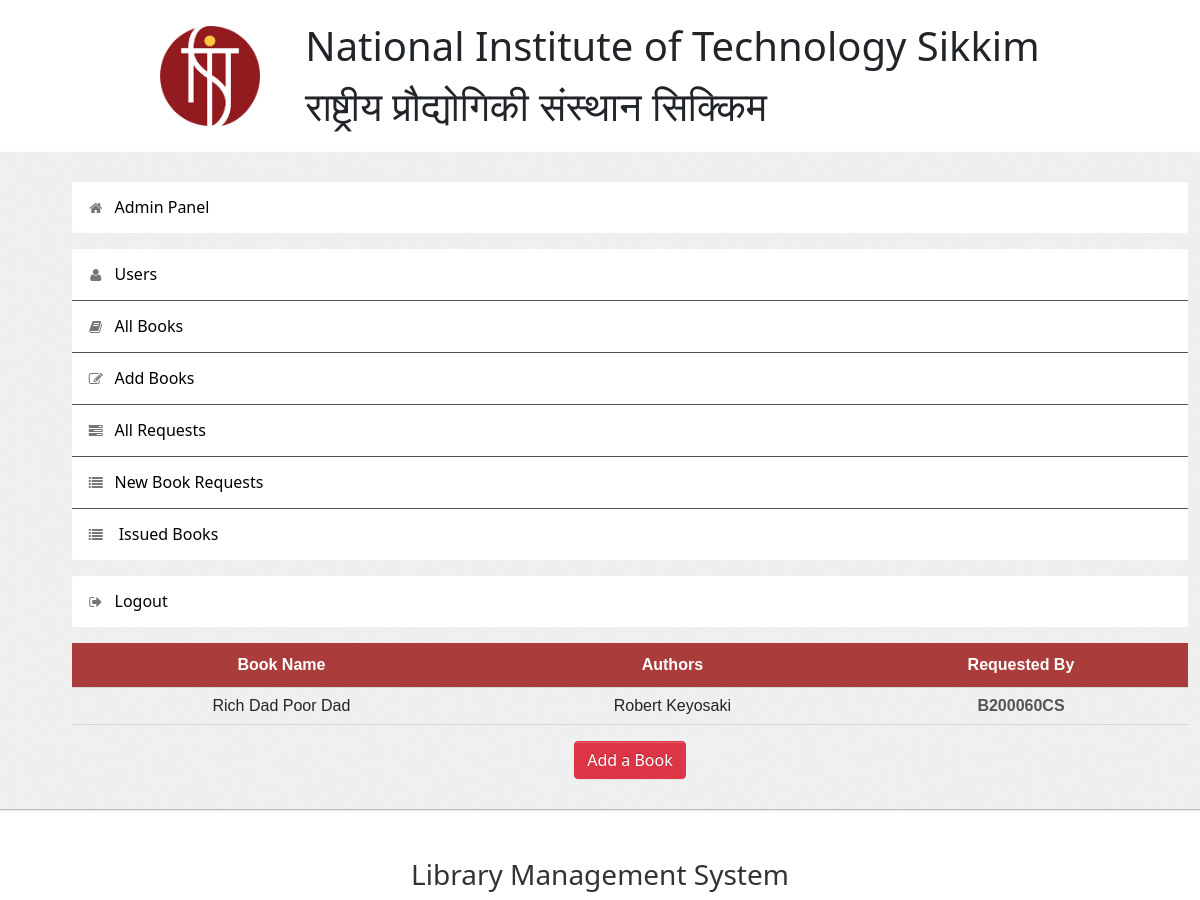
Screenshot of /admin/recommendations.php (signed in) with the database file from the repository.
### tables this page shows
CREATE TABLE `new_book_requests` (
  `recommendation_id` int(100) NOT NULL,
  `Book_Name` varchar(50) DEFAULT NULL,
  `Authors` varchar(255) DEFAULT NULL,
  `RollNo` varchar(50) DEFAULT NULL
);

### admin/recommendations.php (the view, shortened to what this page needs)
<?php
require('dbconn.php');
?>
<?php
if ($_SESSION['RollNo']) {
    ?>
<!DOCTYPE html>
<html lang="en">
    <head>
        <link type="text/css" href="bootstrap/css/bootstrap.min.css" rel="stylesheet">
        <link type="text/css" href="bootstrap/css/bootstrap-responsive.min.css" rel="stylesheet">
        <link type="text/css" href="css/theme.css" rel="stylesheet">
        <link type="text/css" href="images/icons/css/font-awesome.css" rel="stylesheet">
            <link href="https://cdn.jsdelivr.net/npm/bootstrap@5.0.2/dist/css/bootstrap.min.css" rel="stylesheet">
    </head>
    <body>
    <?php
include('../clg-nav.php') ;
?>
        <div class="wrapper">
            <div class="container">
                <div class="row">
                    <div class="span3">
                    <div class="sidebar">
                        <ul class="widget widget-menu unstyled" style="margin-left:0; padding-left:0;">
                        <li class="active"><a href="index.php"><i class="menu-icon icon-home"></i>Admin Panel
                                </a></li>
                            </ul>
                            <ul class="widget widget-menu unstyled" style="margin-left:0; padding-left:0;">
                                <li><a href="student.php"><i class="menu-icon icon-user"></i>Users </a>
                                </li>
                                <li><a href="book.php"><i class="menu-icon icon-book"></i>All Books </a></li>
                                <li><a href="addbook.php"><i class="menu-icon icon-edit"></i>Add Books </a></li>
                                <li><a href="requests.php"><i class="menu-icon icon-tasks"></i>All Requests </a></li>
                                <li><a href="recommendations.php"><i class="menu-icon icon-list"></i>New Book Requests </a></li>
                                <li><a href="current.php"><i class="menu-icon icon-list"></i> Issued Books </a></li>
                            </ul>
                            <ul class="widget widget-menu unstyled" style="margin-left:0; padding-left:0;">
                                <li><a href="logout.php"><i class="menu-icon icon-signout"></i>Logout </a></li>
                            </ul>
                        </div>
                    </div>
                    <div class="span9">
                        <table class="table" id = "tables">
                                  <thead>
                                    <tr>
                                      <th>Book Name</th>
                                      <th>Authors</th>
                                      <th>Requested By</th>
                                    </tr>
                                  </thead>
                                  <tbody>
                                    <?php
                            $sql="select * from LMS.new_book_requests";
                            $result=$conn->query($sql);
                            while($row=$result->fetch_assoc())
                            {
                                $bookname=$row['Book_Name'];
                                $description=$row['Authors'];
                                $rollno=$row['RollNo'];
                            ?>
                                    <tr>
                                      <td><?php echo $bookname ?></td>
                                      <td><?php echo $description?></td>
                                      <td><b><?php echo strtoupper($rollno)?></b></td>
                                    </tr>
                               <?php } ?>
                               </tbody>
                                </table>
                                <center>
                                <a href="addbook.php" class="btn btn-danger">Add a Book</a></center>
                    </div>
                </div>
            </div>
        </div>
        <?php include('../clg-footer.php') ?>
    </body>
</html>
<?php }
else {
    echo "<script type='text/javascript'>alert('Access Denied!!!')</script>";
} ?>

### admin/css/theme.css (style rules this page uses)
#tables { font-family: "Trebuchet MS", Arial, Helvetica, sans-serif; border-collapse: collapse; width: 100%; }
#tables td, #tables th { padding: 8px; }
#tables th { padding-top: 12px; padding-bottom: 12px; text-align: center; background-color: rgba(151, 7, 7, 0.77); color: white; }
#tables td { text-align: center; }
body { font-size: 13px; font-family: 'Open Sans', Arial, sans-serif; background: #fff; color: #777 }
strong, b { color: #555 }
.wrapper { background: url(../images/bg.png) #eee; border-bottom: 1px solid #bbb; -webkit-box-shadow: 0 1px 2px rgba(0,0,0,0.1); -moz-box-shadow: 0 1px 2px rgba(0,0,0,0.1); box-shadow: 0 1px 2px rgba(0,0,0,0.1); padding: 30px 0 }
body [class^="icon-"], body [class*=" icon-"] { font-size: 14px; line-height: 20px; height: 20px }
.btn, .btn-box { -webkit-border-radius: 3px; -moz-border-radius: 3px; border-radius: 3px }
.btn { font-size: 13px; font-weight: 600 }
.btn { display: inline-block; margin-bottom: 0; font-weight: 400; text-align: center; vertical-align: middle; cursor: pointer; background-image: none; border: 1px solid transparent; white-space: nowrap; padding: 4px 10px; font-size: 13px; line-height: 1.42857; border-radius: 4px; -webkit-user-select: none; -moz-user-select: none; -ms-user-select: none; user-select: none }
.btn-danger { color: #fff; background-color: #e9422e; border-color: #e52e18 }
.table { margin-bottom: 0 }
.table th, .table td { border-color: #d5d5d5!important }
.widget-menu { background: #fff; -webkit-border-radius: 3px; -moz-border-radius: 3px; border-radius: 3px; overflow: hidden }
.widget-menu a { color: #555; display: block; line-height: 20px; padding: 15px; text-decoration: none!important }
.widget-menu .menu-icon { margin-right: 10px; color: #767676; -webkit-transition: all .2s ease-in-out; -moz-transition: all .2s ease-in-out; transition: all .2s ease-in-out; }
.widget-menu>li+li { border-top: 1px solid #555 }
.widget-menu>li>a { color: #000000; -webkit-transition: all .2s ease-in-out; -moz-transition: all .2s ease-in-out; transition: all .2s ease-in-out; }

### rows the page displays
new_book_requests: Book_Name "Rich Dad Poor Dad", Authors "Robert Keyosaki", RollNo "B200060CS"
